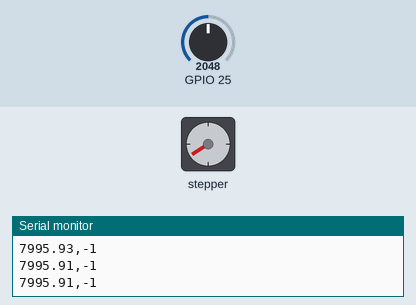
This sketch was run on a simulated ESP32. Parts: stepper motor, the last lines printed to the serial monitor. The inputs (shaded band) are chosen by the test bench; at power-on: GPIO 25 = 2048. Random numbers use the default seed unless the sketch sets one; stepper angles assume 400 steps per turn.

Above: at 1.2 s.
1.3 s: GPIO 25 set to 2866
At 1.65 s:
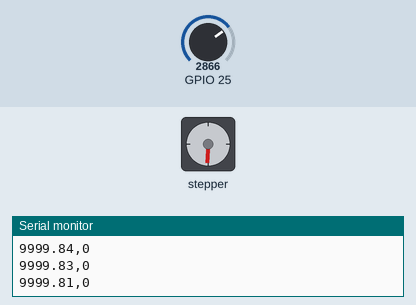
4.3 s: GPIO 25 set to 2047
At 6.8 s:
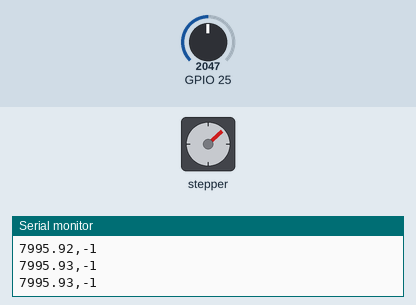
Timing chart, 0 to 13.3 s (numbered marks = the images above; inputs shaded):
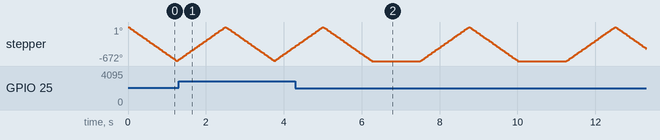

The sketch:

VENTILATOR_UPDATE_29_11.ino
```cpp
const float ADC_mV = 1.955;      // convesion multiplier from Arduino ADC value to voltage in mV
const float sensitivity = 0.2;     // in mV/mmH2O taken from datasheet
const float mmh2O_cmH2O = 100;        // divide by this figure to convert mmH2O to cmH2O
const float mmh2O_kpa = 0.00981;     // convesion multiplier from mmH2O to kPa
const float mmh2O_pa = 9.80665;      // convesion multiplier from mmH2O to Pa
int flowRate;
int flowArray[644] = {
  0
  , 0
  , 0
  , 0
  , 0
  , 0
  , 0
  , 0
  , 0
  , 0
  , 0
  , 0
  , 0
  , 0
  , 0
  , 0
  , 0
  , 0
  , 0
  , 0
  , 0
  , 3
  , 9
  , 17
  , 24
  , 35
  , 42
  , 56
  , 65
  , 73
  , 86
  , 99
  , 104
  , 115
  , 126
  , 139
  , 146
  , 159
  , 166
  , 177
  , 189
  , 200
  , 211
  , 220
  , 230
  , 240
  , 249
  , 257
  , 266
  , 274
  , 281
  , 289
  , 296
  , 304
  , 311
  , 317
  , 324
  , 330
  , 337
  , 343
  , 349
  , 355
  , 361
  , 367
  , 372
  , 378
  , 384
  , 389
  , 395
  , 400
  , 405
  , 410
  , 415
  , 420
  , 425
  , 430
  , 435
  , 439
  , 444
  , 449
  , 453
  , 458
  , 463
  , 467
  , 471
  , 476
  , 480
  , 484
  , 489
  , 493
  , 497
  , 501
  , 505
  , 509
  , 513
  , 517
  , 521
  , 525
  , 529
  , 533
  , 536
  , 540
  , 544
  , 548
  , 551
  , 555
  , 559
  , 562
  , 566
  , 570
  , 573
  , 577
  , 580
  , 584
  , 587
  , 591
  , 594
  , 597
  , 601
  , 604
  , 607
  , 611
  , 614
  , 617
  , 620
  , 624
  , 627
  , 630
  , 633
  , 637
  , 640
  , 643
  , 646
  , 649
  , 652
  , 655
  , 658
  , 661
  , 664
  , 667
  , 670
  , 673
  , 676
  , 679
  , 682
  , 685
  , 688
  , 691
  , 694
  , 697
  , 699
  , 702
  , 705
  , 708
  , 711
  , 713
  , 716
  , 719
  , 722
  , 724
  , 727
  , 730
  , 733
  , 735
  , 738
  , 741
  , 743
  , 746
  , 749
  , 751
  , 754
  , 756
  , 759
  , 762
  , 764
  , 767
  , 769
  , 772
  , 774
  , 777
  , 780
  , 782
  , 785
  , 787
  , 789
  , 792
  , 794
  , 797
  , 799
  , 802
  , 804
  , 807
  , 809
  , 812
  , 814
  , 816
  , 819
  , 821
  , 823
  , 826
  , 828
  , 831
  , 833
  , 835
  , 838
  , 840
  , 842
  , 845
  , 847
  , 849
  , 852
  , 854
  , 856
  , 858
  , 861
  , 863
  , 865
  , 867
  , 869
  , 872
  , 874
  , 876
  , 878
  , 881
  , 883
  , 885
  , 887
  , 889
  , 891
  , 894
  , 896
  , 898
  , 900
  , 902
  , 904
  , 906
  , 909
  , 911
  , 913
  , 915
  , 917
  , 919
  , 921
  , 923
  , 925
  , 927
  , 929
  , 931
  , 934
  , 936
  , 938
  , 940
  , 942
  , 944
  , 946
  , 948
  , 950
  , 952
  , 954
  , 956
  , 958
  , 960
  , 962
  , 964
  , 966
  , 968
  , 970
  , 972
  , 974
  , 976
  , 978
  , 979
  , 981
  , 983
  , 985
  , 987
  , 989
  , 991
  , 993
  , 995
  , 997
  , 999
  , 1001
  , 1002
  , 1004
  , 1006
  , 1008
  , 1010
  , 1012
  , 1014
  , 1016
  , 1017
  , 1019
  , 1021
  , 1023
  , 1025
  , 1027
  , 1028
  , 1030
  , 1032
  , 1034
  , 1036
  , 1038
  , 1039
  , 1041
  , 1043
  , 1045
  , 1046
  , 1048
  , 1050
  , 1052
  , 1054
  , 1055
  , 1057
  , 1059
  , 1061
  , 1063
  , 1064
  , 1066
  , 1068
  , 1069
  , 1071
  , 1073
  , 1075
  , 1076
  , 1078
  , 1080
  , 1082
  , 1083
  , 1085
  , 1087
  , 1088
  , 1090
  , 1092
  , 1094
  , 1095
  , 1097
  , 1099
  , 1100
  , 1102
  , 1104
  , 1105
  , 1107
  , 1109
  , 1111
  , 1112
  , 1114
  , 1115
  , 1117
  , 1119
  , 1120
  , 1122
  , 1124
  , 1125
  , 1127
  , 1129
  , 1130
  , 1132
  , 1133
  , 1135
  , 1137
  , 1138
  , 1140
  , 1142
  , 1143
  , 1145
  , 1146
  , 1148
  , 1150
  , 1151
  , 1153
  , 1154
  , 1156
  , 1158
  , 1159
  , 1161
  , 1162
  , 1164
  , 1165
  , 1167
  , 1169
  , 1170
  , 1172
  , 1173
  , 1175
  , 1176
  , 1178
  , 1180
  , 1181
  , 1183
  , 1184
  , 1186
  , 1187
  , 1189
  , 1190
  , 1192
  , 1193
  , 1195
  , 1196
  , 1198
  , 1199
  , 1201
  , 1203
  , 1204
  , 1206
  , 1207
  , 1208
  , 1210
  , 1212
  , 1213
  , 1215
  , 1216
  , 1217
  , 1219
  , 1220
  , 1222
  , 1223
  , 1225
  , 1226
  , 1228
  , 1229
  , 1231
  , 1232
  , 1234
  , 1235
  , 1237
  , 1238
  , 1240
  , 1241
  , 1242
  , 1244
  , 1245
  , 1247
  , 1248
  , 1250
  , 1251
  , 1253
  , 1254
  , 1255
  , 1257
  , 1258
  , 1260
  , 1261
  , 1263
  , 1264
  , 1265
  , 1267
  , 1268
  , 1270
  , 1271
  , 1272
  , 1274
  , 1275
  , 1277
  , 1278
  , 1279
  , 1281
  , 1282
  , 1284
  , 1285
  , 1286
  , 1288
  , 1289
  , 1291
  , 1292
  , 1293
  , 1295
  , 1296
  , 1297
  , 1299
  , 1300
  , 1302
  , 1303
  , 1304
  , 1306
  , 1307
  , 1308
  , 1310
  , 1311
  , 1312
  , 1314
  , 1315
  , 1316
  , 1318
  , 1319
  , 1320
  , 1322
  , 1323
  , 1325
  , 1326
  , 1327
  , 1329
  , 1330
  , 1331
  , 1332
  , 1334
  , 1335
  , 1336
  , 1338
  , 1339
  , 1340
  , 1342
  , 1343
  , 1344
  , 1346
  , 1347
  , 1348
  , 1350
  , 1351
  , 1352
  , 1353
  , 1355
  , 1356
  , 1357
  , 1359
  , 1360
  , 1361
  , 1363
  , 1364
  , 1365
  , 1366
  , 1368
  , 1369
  , 1370
  , 1371
  , 1373
  , 1374
  , 1375
  , 1377
  , 1378
  , 1379
  , 1380
  , 1382
  , 1383
  , 1384
  , 1385
  , 1387
  , 1388
  , 1389
  , 1390
  , 1392
  , 1393
  , 1394
  , 1395
  , 1397
  , 1398
  , 1399
  , 1400
  , 1402
  , 1403
  , 1404
  , 1405
  , 1406
  , 1408
  , 1409
  , 1410
  , 1411
  , 1413
  , 1414
  , 1415
  , 1416
  , 1418
  , 1419
  , 1420
  , 1421
  , 1422
  , 1424
  , 1425
  , 1426
  , 1427
  , 1428
  , 1430
  , 1431
  , 1432
  , 1433
  , 1434
  , 1436
  , 1437
  , 1438
  , 1439
  , 1440
  , 1442
  , 1443
  , 1444
  , 1445
  , 1446
  , 1448
  , 1449
  , 1450
  , 1451
  , 1452
  , 1454
  , 1455
  , 1456
  , 1457
  , 1458
  , 1459
  , 1461
  , 1462
  , 1463
  , 1464
  , 1465
  , 1466
  , 1468
  , 1469
  , 1470
  , 1471
  , 1472
  , 1473
  , 1474
  , 1476
  , 1477
  , 1478
  , 1479
  , 1480
  , 1481
  , 1483
  , 1484
  , 1485
  , 1486
  , 1487
  , 1488
  , 1489
  , 1491
  , 1492
  , 1493
  , 1494
  , 1495
  , 1496
  , 1497
  , 1498
  , 1500
  , 1501
  , 1502
  , 1503
  , 1504
  , 1505
  , 1506
  , 1507
  , 1508
  , 1510
  , 1511
  , 1512
  , 1513
};

#include <SimpleKalmanFilter.h>
SimpleKalmanFilter simpleKalmanFilter(1, 2, 0.02);
const long SERIAL_REFRESH_TIME = 10;
long refresh_time;
float pressurePa_filter;

//stepper
#include "BasicStepperDriver.h"
#define MOTOR_STEPS 200
#define RPM 100
#define MICROSTEPS 2
#define DIR 32
#define STEP 33
BasicStepperDriver stepper(MOTOR_STEPS, DIR, STEP);
int refreshRR, refreshSTEP, r_down, r_up, r_loop, ra_loop;
int direct = 2; // STEPS
int delay_step = 500;

int RR = 16; //RESPIRATORY RATE
float time_RR = 60.00 / RR * 1000;

float IE_ratio[] = {1, 2}; // I=1 E=2
float conv_IE = IE_ratio[0] / (IE_ratio[0] + IE_ratio[1]);
float set_Ti = time_RR * conv_IE;

void setup() {
  // initialize serial communication at 9600 bits per second:
  Serial.begin(115200);
  stepper.begin(RPM, MICROSTEPS);
  r_loop = 1;
}

// the loop routine runs over and over again forever:
void loop() {

  /////////////////////////////SENSOR////////////////////////////////

  // read the input on analog pin 0:
  int sensorValue = analogRead(25);
  // print out the value you read:
  int rangeSen = constrain(sensorValue, 0, 2560);
  int mapSen = map(rangeSen, 0, 2560, 0, 1023);
  float pressurePa = mapSen * ADC_mV / sensitivity;  // result in Pa use this line when using ADCoffset
  flowRate = flowArray[mapSen];
  // kalman
  float measured_value = pressurePa + random(-1023, 1023) / 1023.0;

  pressurePa_filter = simpleKalmanFilter.updateEstimate(measured_value);
  if (millis() > refresh_time) {
    Serial.print(pressurePa_filter);           // raw ADC value
    Serial.print(",");
    Serial.println(flowRate);        // reading of differential pressure over the orifice
    refresh_time = millis() + SERIAL_REFRESH_TIME;
  }

  /////////////////////////////STEPPER////////////////////////////////
  if (millis() > refreshRR) {
    if (ra_loop > 0) {
      direct = -2;
      r_loop = 0;
    }

    refreshRR = millis() + time_RR;
  }
  if (millis() - r_down >= set_Ti && r_loop < 2) {
    direct = direct * (-1);
    r_down = millis();
    r_loop++;

  }
  if (millis() - r_down >= set_Ti && r_loop == 2) {
    direct = 0;
  }
  if (micros() > refreshSTEP) {
    refreshSTEP = micros() + delay_step;
    stepper.move(direct);
  }
  ra_loop = 1;
}
```
